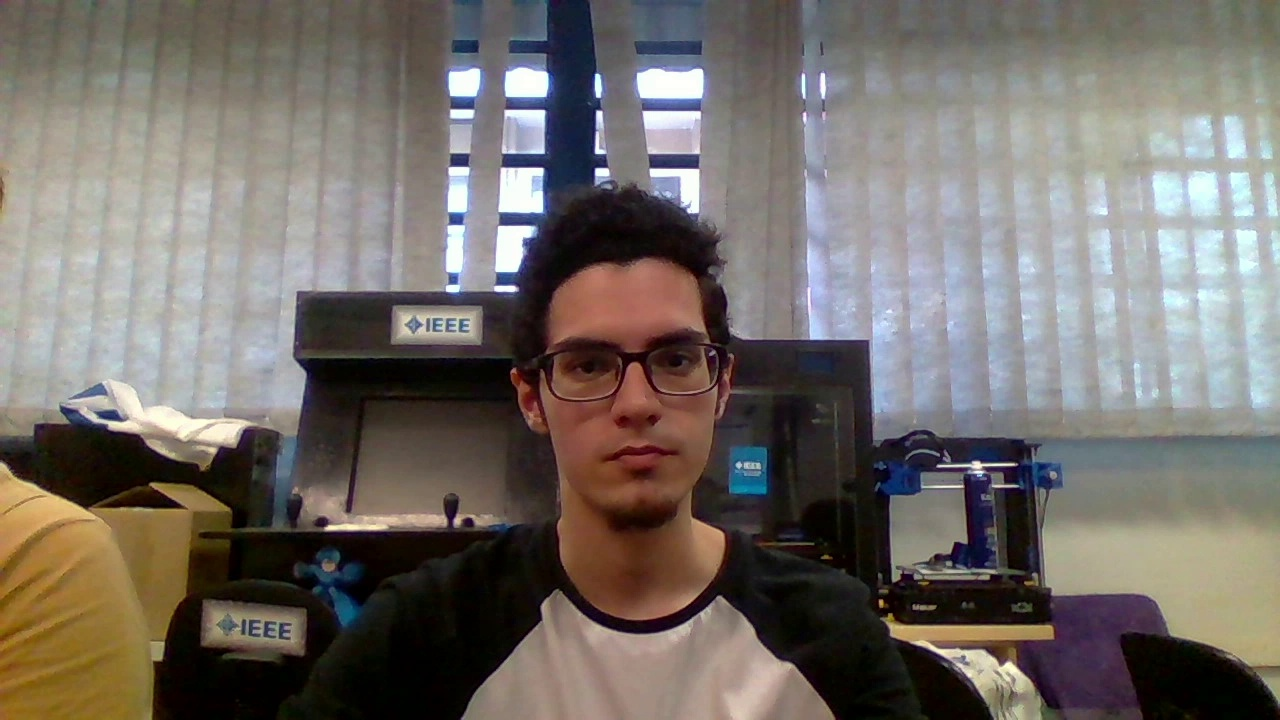
#> input picture dataset/matheus/frame1.jpg, 1280 x 720 px; its folder holds 4 pictures in this run
$ python 'BrigChange(25.10).py'
#> lines starting #> are read from the running program, lines starting #| are printed output that depends on the picture
from PIL import Image, ImageEnhance
import os
import shutil

# Definicao de diretorios de arquivos de entrada
# e de parametros para brilho e rotacao
base_dir = os.path.dirname(__file__)
bright = [0.4, 0.5, 0.6, 0.7]
rotate = [-15, -20, -25, -30, -35, 15, 20, 25, 30, 35]

# Bloco responsavel pela mudanca de rotacao das imagens,
# uma a uma, para os angulos definidos na lista rotate
for file in os.listdir(base_dir + '/dataset/matheus'):
    for i in rotate:
        img = Image.open(base_dir + '/dataset/matheus/' + file)
#> img is the input picture: PIL image 1280x720 RGB; mean R, G, B 115.7, 109.4, 104.3
        file_name, file_extension = os.path.splitext(file)
        name = file_name + str(i) + file_extension
        img.rotate(i, expand=True).save(name,'jpeg')
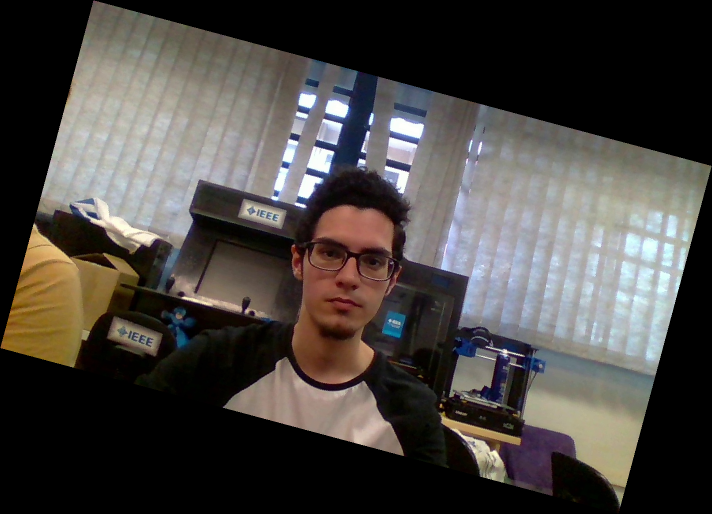
#> saved as frame1-15.jpg: PIL image 1424x1028 RGB (shown at 1/2 size); mean R, G, B 72.8, 68.8, 65.6
        shutil.move(base_dir + '/' + name, base_dir + '/in')
#> pass 2 of the loop `for file in os.listdir(base_dir + '/dataset/matheus'):`:
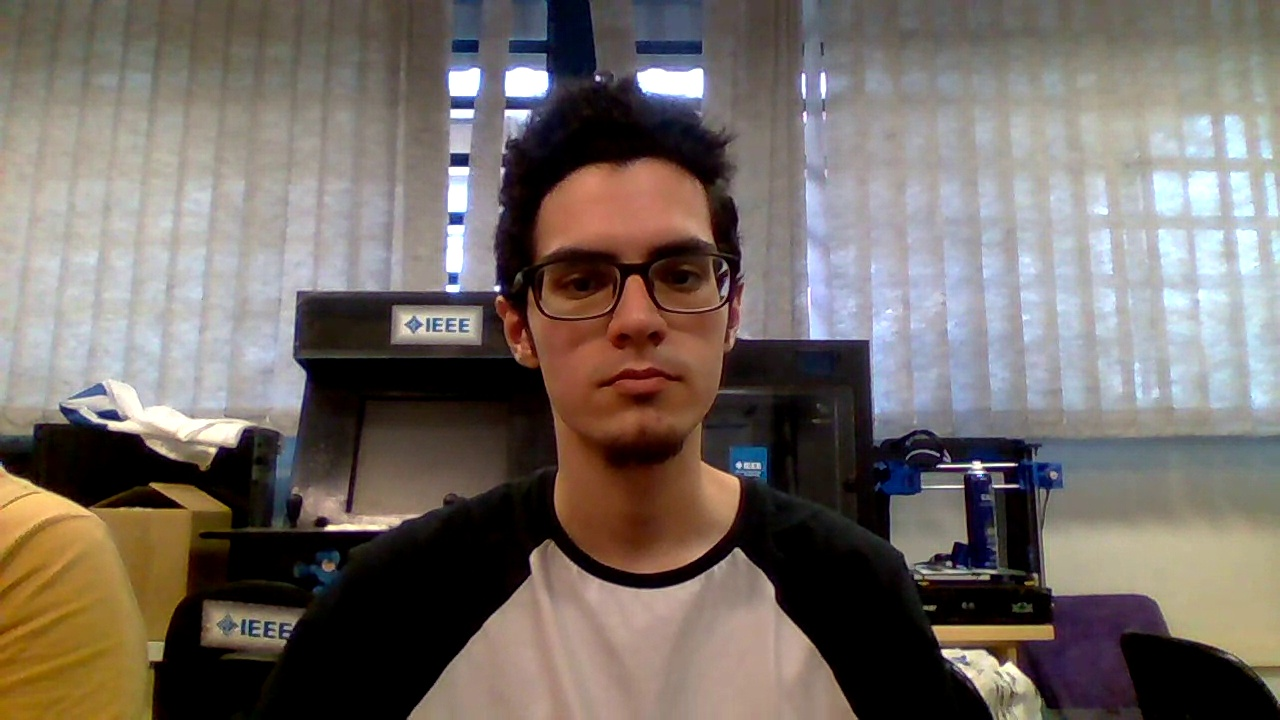
#> input picture dataset/matheus/frame104.jpg, 1280 x 720 px
#> img is the input picture: PIL image 1280x720 RGB; mean R, G, B 116.8, 107.8, 102.1
#> `img.rotate(i, expand=True).save(name,'jpeg')`:
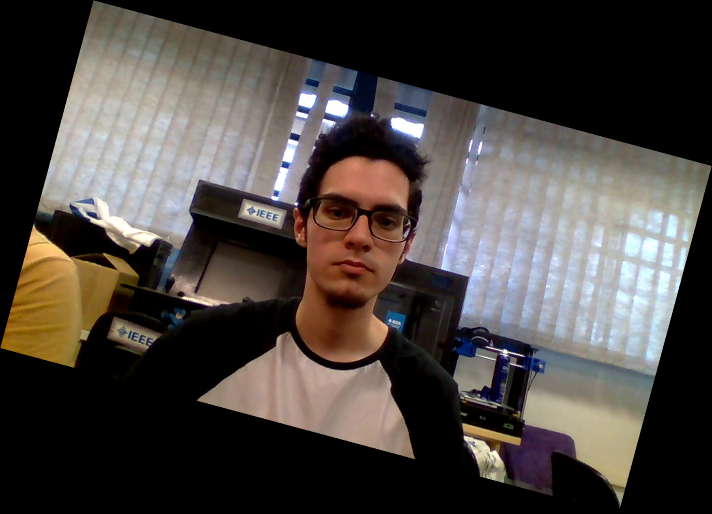
#> saved as frame104-15.jpg: PIL image 1424x1028 RGB (shown at 1/2 size); mean R, G, B 73.5, 67.9, 64.3
#> pass 3 of the loop `for file in os.listdir(base_dir + '/dataset/matheus'):`:
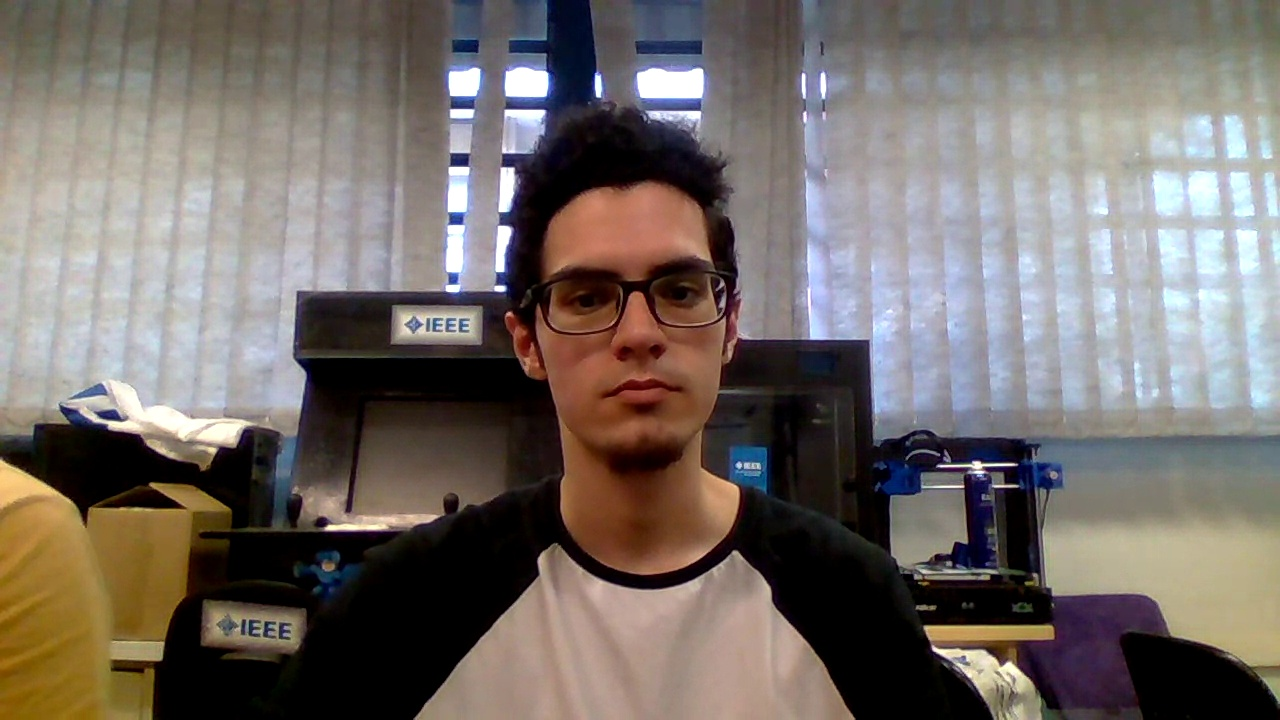
#> input picture dataset/matheus/frame106.jpg, 1280 x 720 px
#> img is the input picture: PIL image 1280x720 RGB; mean R, G, B 116.7, 108.6, 103.8
#> `img.rotate(i, expand=True).save(name,'jpeg')`:
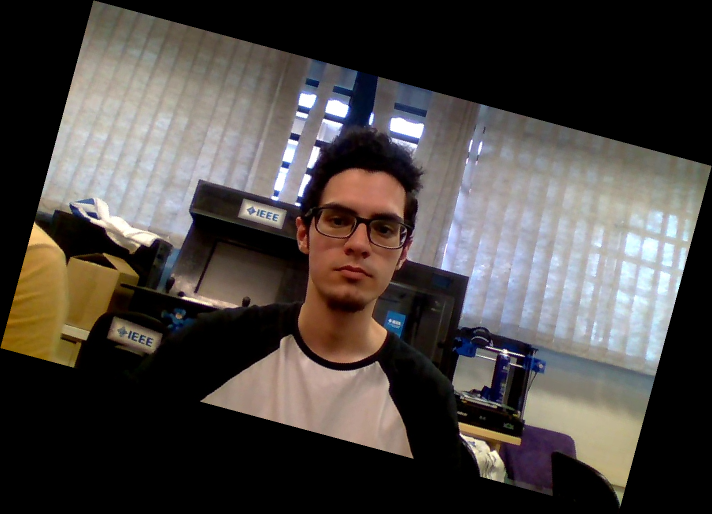
#> saved as frame106-15.jpg: PIL image 1424x1028 RGB (shown at 1/2 size); mean R, G, B 73.5, 68.4, 65.3
#> the loop made 4 passes; the first 3 are shown

# Bloco responsavel pela mudanca de brilho das imagens,
# uma a uma, para as porcentagens definidas na lista bright
#> (the run stopped early here; a loop or call above may not have finished)
